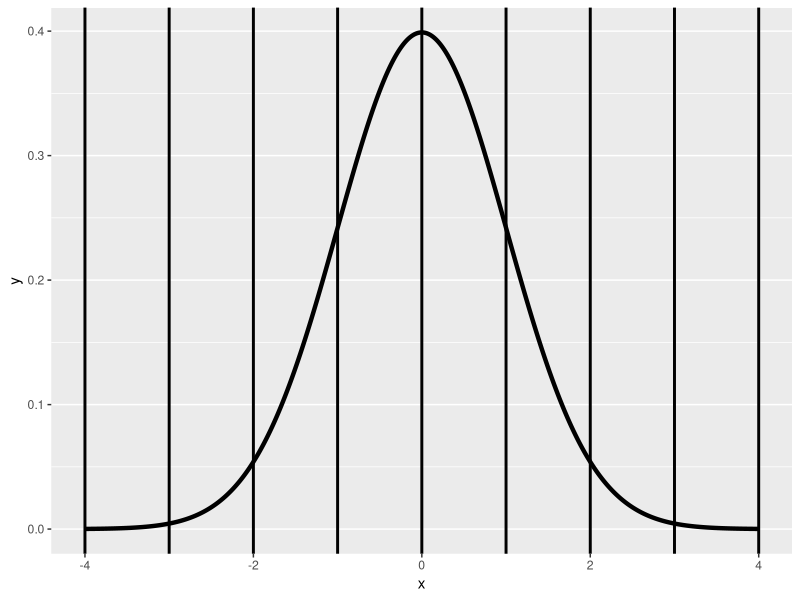
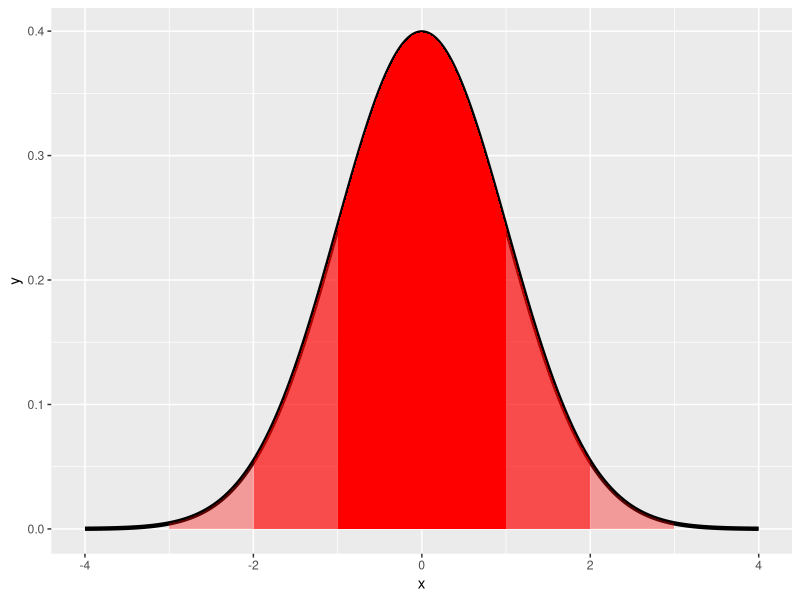
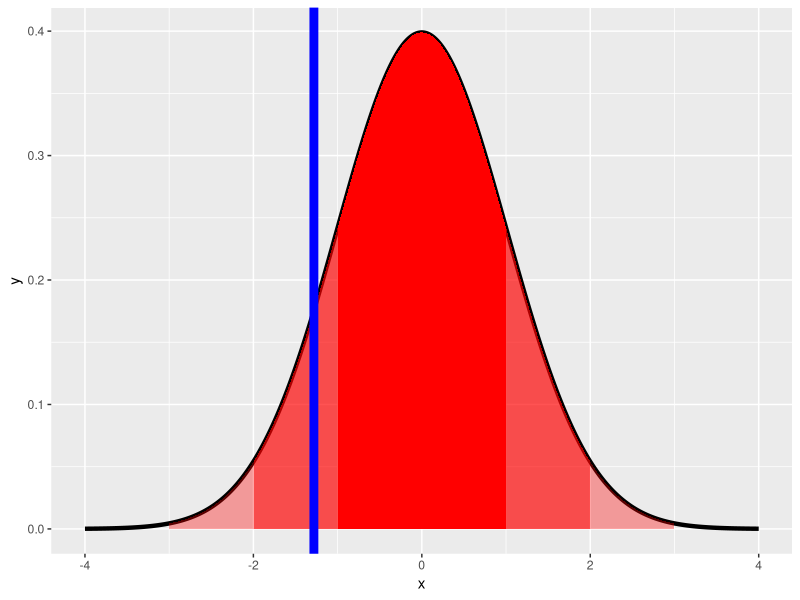

Generate these figures, in order, with R:
## ---- chunk 1
"Common Distributions"
## ---- chunk 2
"Flipping a coin"
## ---- chunk 3
"1-p"
## ---- chunk 4
"p^x * (1-p)^(1-x)"
## ---- chunk 5
"p"
## ---- chunk 6
"p"
## ---- chunk 7
"p(1-p)"
## ---- chunk 8
"choose(n,x) * p^x * (1-p)^(n-x)"
## ---- chunk 9
"choose(5,x)*(.8)^x*(.2)^(5-x) for x=3,4,5 -> 0.94208"
## ---- chunk 10
pbinom(2, size=5, prob=.8, lower.tail=FALSE)
## ---- chunk 11
x <- seq(-4, 4, length = 1000)
dat <- data.frame(x=x, y=dnorm(x))

library(ggplot2)
g <- ggplot(dat, aes(x = x, y = y)) + geom_line(size = 1.5)
g <- g + geom_vline(xintercept = -4 : 4, size = 1)
print(g)
## ---- chunk 12
g <- ggplot(dat, aes(x = x, y = y)) + geom_line(size = 1.5)
g <- g + geom_ribbon(aes(x = ifelse(x > -1 & x < 1, x, 0), ymin = 0, ymax = dat$y), fill = "red", alpha = 1)
g <- g +  geom_ribbon(aes(x = ifelse(x > -2 & x < 2, x, 0), ymin = 0, ymax = dat$y), fill = "red", alpha = 0.5)
g <- g +  geom_ribbon(aes(x = ifelse(x > -3 & x < 3, x, 0), ymin = 0, ymax = dat$y), fill = "red", alpha = 0.35)
print(g)
## ---- chunk 13
qnorm(.10)
## ---- chunk 14
g <- g + geom_vline(xintercept = qnorm(.1), size = 3, colour="blue")
print(g)
## ---- chunk 15
"-2.33"
## ---- chunk 16
"0"
## ---- chunk 17
"1.96"
## ---- chunk 18
qnorm(.975, mean=3, sd=2)
## ---- chunk 19
"1.96*2 + 3 -> 6.92"
## ---- chunk 20
pnorm(1200, mean=1020, sd=50, lower.tail=FALSE)
## ---- chunk 21
pnorm((1200-1020)/50, lower.tail=FALSE)
## ---- chunk 22
qnorm(.75, mean=1020, sd=50)
## ---- chunk 23
".53"
## ---- chunk 24
".53"
## ---- chunk 25
ppois(3, 2.5 * 4)
## ---- chunk 26
pbinom(5, 1000, .01)
## ---- chunk 27
ppois(5, 1000*.01)
